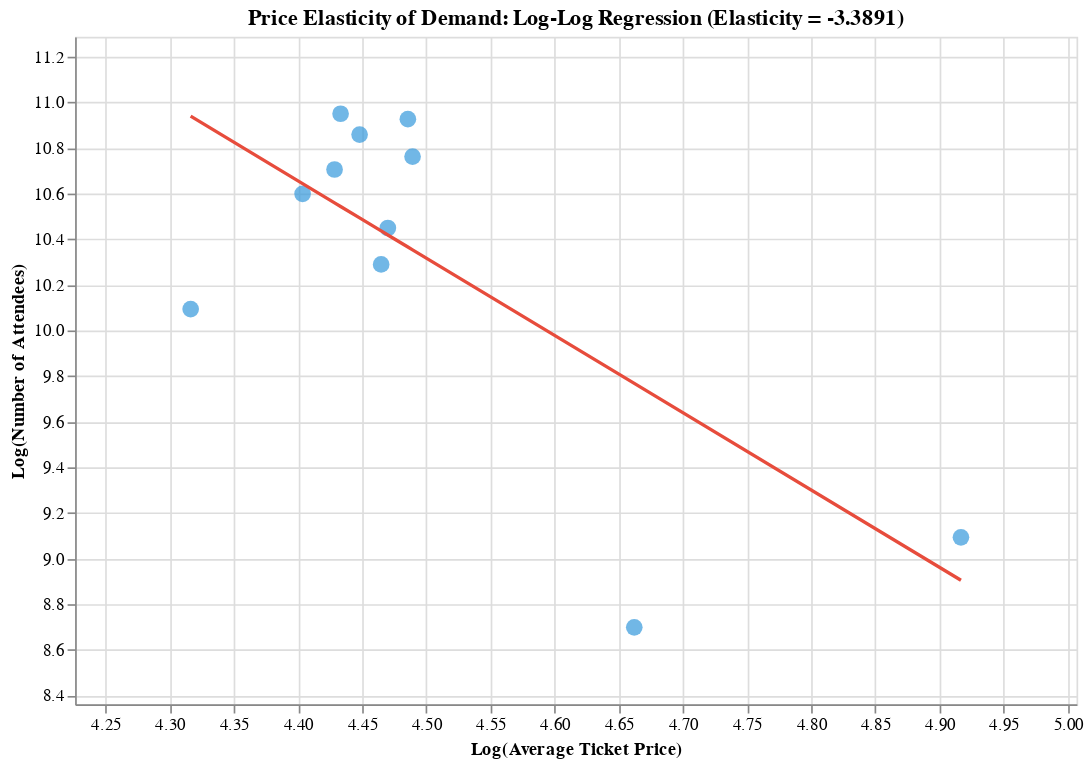

The code cell stored with this chart in its notebook:
### Code cell
# Visualize the regression
alt.data_transformers.disable_max_rows()

# Add predicted values
price_data_valid["Predicted_Log_Attendees"] = results.fittedvalues
price_data_valid["Residuals"] = results.resid

# Calculate axis ranges with padding
log_price_min = price_data_valid["Log_Price"].min()
log_price_max = price_data_valid["Log_Price"].max()
log_price_range = log_price_max - log_price_min
log_price_padding = log_price_range * 0.15  # 15% padding on each side

log_attendees_min = price_data_valid["Log_Attendees"].min()
log_attendees_max = price_data_valid["Log_Attendees"].max()
log_attendees_range = log_attendees_max - log_attendees_min
log_attendees_padding = log_attendees_range * 0.15  # 15% padding on each side

# Create scatter plot with regression line
scatter = alt.Chart(price_data_valid).mark_circle(size=100, color='#3498db').encode(
    x=alt.X('Log_Price:Q', 
            title='Log(Average Ticket Price)',
            scale=alt.Scale(domain=[log_price_min - log_price_padding, log_price_max + log_price_padding])),
    y=alt.Y('Log_Attendees:Q', 
            title='Log(Number of Attendees)',
            scale=alt.Scale(domain=[log_attendees_min - log_attendees_padding, log_attendees_max + log_attendees_padding])),
    tooltip=[
        alt.Tooltip('Month:O', title='Month'),
        alt.Tooltip('Average_Ticket_Price:Q', title='Avg Price', format='$,.2f'),
        alt.Tooltip('Estimated_Attendees:Q', title='Attendees', format=','),
        alt.Tooltip('Log_Price:Q', title='Log(Price)', format='.4f'),
        alt.Tooltip('Log_Attendees:Q', title='Log(Attendees)', format='.4f')
    ]
)

# Regression line
regression_line = alt.Chart(price_data_valid).mark_line(color='#e74c3c', strokeWidth=2).encode(
    x=alt.X('Log_Price:Q',
            scale=alt.Scale(domain=[log_price_min - log_price_padding, log_price_max + log_price_padding])),
    y=alt.Y('Predicted_Log_Attendees:Q',
            scale=alt.Scale(domain=[log_attendees_min - log_attendees_padding, log_attendees_max + log_attendees_padding]))
)

# Combine
chart = (scatter + regression_line).properties(
    title=f'Price Elasticity of Demand: Log-Log Regression (Elasticity = {elasticity:.4f})',
    width=600,
    height=400
)

chart

### Figure 1 — Vega-Lite specification as saved in the notebook (floating-point values rounded to 4 significant figures)
{"config": {"view": {"continuousWidth": 300, "continuousHeight": 300}}, "layer": [{"mark": {"type": "circle", "color": "#3498db", "size": 100}, "encoding": {"tooltip": [{"field": "Month", "title": "Month", "type": "ordinal"}, {"field": "Average_Ticket_Price", "format": "$,.2f", "title": "Avg Price", "type": "quantitative"}, {"field": "Estimated_Attendees", "format": ",", "title": "Attendees", "type": "quantitative"}, {"field": "Log_Price", "format": ".4f", "title": "Log(Price)", "type": "quantitative"}, {"field": "Log_Attendees", "format": ".4f", "title": "Log(Attendees)", "type": "quantitative"}], "x": {"field": "Log_Price", "scale": {"domain": [4.226, 5.007]}, "title": "Log(Average Ticket Price)", "type": "quantitative"}, "y": {"field": "Log_Attendees", "scale": {"domain": [8.361, 11.29]}, "title": "Log(Number of Attendees)", "type": "quantitative"}}}, {"mark": {"type": "line", "color": "#e74c3c", "strokeWidth": 2}, "encoding": {"x": {"field": "Log_Price", "scale": {"domain": [4.226, 5.007]}, "type": "quantitative"}, "y": {"field": "Predicted_Log_Attendees", "scale": {"domain": [8.361, 11.29]}, "type": "quantitative"}}}], "data": {"name": "data-c82672e279b4c0ede57af96409b76654"}, "height": 400, "title": "Price Elasticity of Demand: Log-Log Regression (Elasticity = -3.3891)", "width": 600, "$schema": "https://vega.github.io/schema/vega-lite/v5.20.1.json", "datasets": {"data-c82672e279b4c0ede57af96409b76654": [{"Month": 1, "Total_Ticket_Revenue": 1215145, "Estimated_Attendees": 8898, "Average_Ticket_Price": 136.6, "Month_Label": "Jan", "Log_Price": 4.917, "Log_Attendees": 9.094, "Predicted_Log_Attendees": 8.905, "Residuals": 0.1882}, {"Month": 2, "Total_Ticket_Revenue": 4939854, "Estimated_Attendees": 55669, "Average_Ticket_Price": 88.74, "Month_Label": "Feb", "Log_Price": 4.486, "Log_Attendees": 10.93, "Predicted_Log_Attendees": 10.37, "Residuals": 0.5607}, {"Month": 3, "Total_Ticket_Revenue": 4446603, "Estimated_Attendees": 52032, "Average_Ticket_Price": 85.46, "Month_Label": "Mar", "Log_Price": 4.448, "Log_Attendees": 10.86, "Predicted_Log_Attendees": 10.49, "Residuals": 0.3656}, {"Month": 4, "Total_Ticket_Revenue": 3740874, "Estimated_Attendees": 44637, "Average_Ticket_Price": 83.81, "Month_Label": "Apr", "Log_Price": 4.429, "Log_Attendees": 10.71, "Predicted_Log_Attendees": 10.56, "Residuals": 0.1461}, {"Month": 5, "Total_Ticket_Revenue": 3017538, "Estimated_Attendees": 34541, "Average_Ticket_Price": 87.36, "Month_Label": "May", "Log_Price": 4.47, "Log_Attendees": 10.45, "Predicted_Log_Attendees": 10.42, "Residuals": 0.03049}, {"Month": 6, "Total_Ticket_Revenue": 1813746, "Estimated_Attendees": 24211, "Average_Ticket_Price": 74.91, "Month_Label": "Jun", "Log_Price": 4.316, "Log_Attendees": 10.09, "Predicted_Log_Attendees": 10.94, "Residuals": -0.8458}, {"Month": 7, "Total_Ticket_Revenue": 2559060, "Estimated_Attendees": 29446, "Average_Ticket_Price": 86.91, "Month_Label": "Jul", "Log_Price": 4.465, "Log_Attendees": 10.29, "Predicted_Log_Attendees": 10.44, "Residuals": -0.1468}, {"Month": 8, "Total_Ticket_Revenue": 4207794, "Estimated_Attendees": 47246, "Average_Ticket_Price": 89.06, "Month_Label": "Aug", "Log_Price": 4.489, "Log_Attendees": 10.76, "Predicted_Log_Attendees": 10.35, "Residuals": 0.409}, {"Month": 9, "Total_Ticket_Revenue": 3279504, "Estimated_Attendees": 40119, "Average_Ticket_Price": 81.74, "Month_Label": "Sep", "Log_Price": 4.404, "Log_Attendees": 10.6, "Predicted_Log_Attendees": 10.64, "Residuals": -0.04502}, {"Month": 10, "Total_Ticket_Revenue": 4799604, "Estimated_Attendees": 57001, "Average_Ticket_Price": 84.2, "Month_Label": "Oct", "Log_Price": 4.433, "Log_Attendees": 10.95, "Predicted_Log_Attendees": 10.54, "Residuals": 0.4066}, {"Month": 11, "Total_Ticket_Revenue": 634966, "Estimated_Attendees": 5998, "Average_Ticket_Price": 105.9, "Month_Label": "Nov", "Log_Price": 4.662, "Log_Attendees": 8.699, "Predicted_Log_Attendees": 9.768, "Residuals": -1.069}]}}
